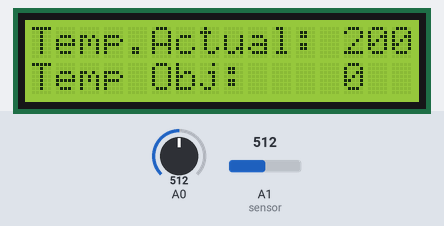
The sketch below on a simulated Arduino Uno, built with avr-gcc and run on an emulated ATmega328P. Parts: 16×2 character LCD. The test bench sets the inputs (shaded band); at power-on: A1 (sensor) = 512, A0 = 512.

Above: at 1.2 s.
1.3 s: A1 (sensor) set to 390
At 1.9 s:
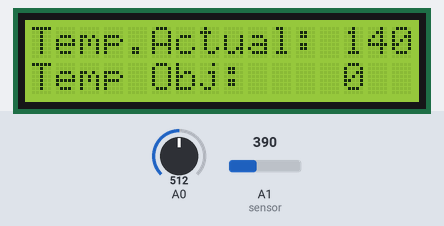
2.8 s: A1 (sensor) set to 410
At 4.0 s:
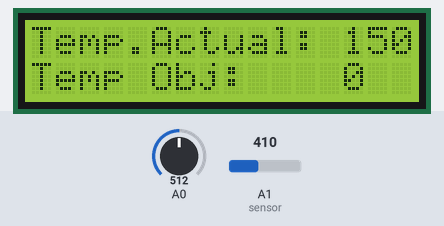
4.3 s: A1 (sensor) set to 511
At 5.4 s:
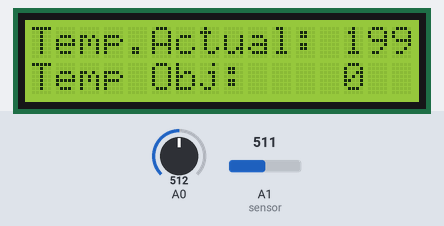
Timing chart, 0 to 7.3 s (numbered marks = the images above; inputs shaded):
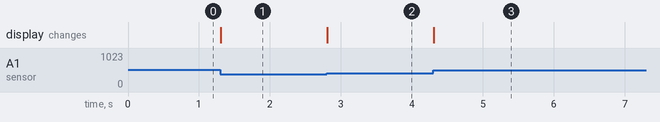

Measured:
- after the input at 1.3 s, the display: changes at once (image 1)
- after the input at 2.8 s, the display: changes at once (image 2)
- after the input at 4.3 s, the display: changes at once (image 3)

The sketch:

TEMP_LCD_KEY_BUTTONS.ino
```cpp
#include <LiquidCrystal.h>

// Defines del estado del sistema
#define IDLE 0x00
#define TEMPSETTING 0x01

// Defines de la última tecla presionada
#define NOKEY 0x00
#define SELECT 0x01
#define LEFT 0x02
#define DOWN 0x03
#define UP 0x04
#define RIGHT 0x05


// Variables
int tempOut, programTemp;

//char stateMachine, key;
typedef struct s_status{
    char machineState;
    char lastKeyPressed;
    char fanCondition;
};
s_status status;

// funciones
void lcdManager(int currentTemp, int programmedTemp);
char kbdManager();

// objetos
LiquidCrystal myLcd(8,9,4,5,6,7);


void setup()
{
  myLcd.begin(16,2);
  Serial.begin(9600);
  programTemp = 0; // en el inicio no tiene
                   // temperatura programada

  status.machineState = IDLE; // la máquina arranca
                              // en estado cero.

  tempOut = map(analogRead(A1),20,358,-40,125); // leo la temperatura del sensor
                                                // y la mapeo como entero
  lcdManager(tempOut,programTemp);
}

void loop()
{
    tempOut = map(analogRead(A1),20,358,-40,125);
    status.lastKeyPressed = kbdManager();
    lcdManager(tempOut,programTemp);

    switch (status.machineState)
    {
      case IDLE:
      {
        if(status.lastKeyPressed == SELECT)
            status.machineState = TEMPSETTING;
          break;
      }

      case TEMPSETTING:
      {
        if(status.lastKeyPressed == UP && programTemp < 120)
            programTemp++;
        if(status.lastKeyPressed == DOWN && programTemp > -40)
            programTemp--;
        if(status.lastKeyPressed == SELECT)
            status.machineState = IDLE;
        break;
      }

      default:
      {
        break;
      }
  }
}

void lcdManager(int currentTemp, int programmedTemp)
{
  myLcd.setCursor(0,0);
  myLcd.print("Temp.Actual: ");
  myLcd.print(currentTemp);
  myLcd.print("    ");
  myLcd.setCursor(0,1);
  myLcd.print ("Temp Obj:    ");
  myLcd.print(programmedTemp);
  myLcd.print("    ");
}

char kbdManager(){

  int kbdPressed = analogRead(A0);
    if(kbdPressed > 900)
      return NOKEY;

    if(kbdPressed > 620)
        return SELECT;

    if(kbdPressed > 400)
        return LEFT;

    if(kbdPressed > 250)
        return DOWN;

    if(kbdPressed > 70)
        return UP;

    return RIGHT;
}
```
